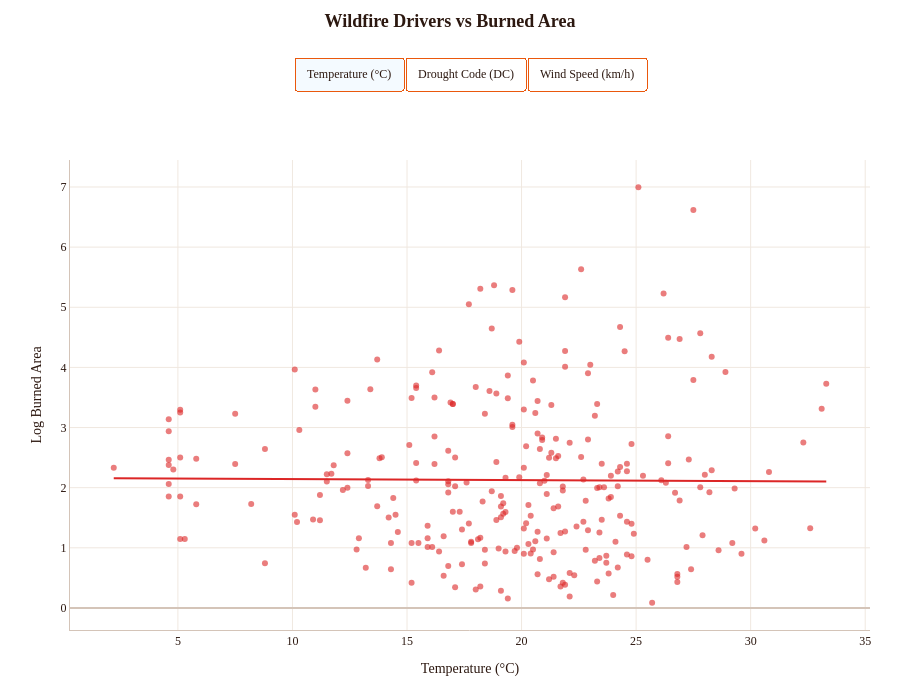

Notebook cell for this chart:
### Markdown cell above
# Visual 1 - Basic Scatter Plots

### Code cell
import plotly.graph_objects as go
import plotly.express as px

# Features
FEATURES = [
    ('temp', 'Temperature (°C)', '#DC2626'),
    ('DC',   'Drought Code (DC)', '#EA580C'),
    ('wind', 'Wind Speed (km/h)', '#F59E0B')
]

fig = go.Figure()


# Build traces
for i, (feat, label, color) in enumerate(FEATURES):

    scatter = px.scatter(
        df,
        x=feat,
        y='log_area',
        opacity=0.6,
        trendline='ols'
    )

    for t in scatter.data:
        t.visible = (i == 0)
        t.marker.color = color
        t.name = label
        fig.add_trace(t)

# Buttons
traces_per_feature = len(px.scatter(df, x='temp', y='log_area', trendline='ols').data)

buttons = []

for i, (feat, label, color) in enumerate(FEATURES):

    visibility = []

    for j in range(len(FEATURES)):
        visibility += [j == i] * traces_per_feature

    buttons.append(dict(
        label=label,
        method="update",
        args=[
            {"visible": visibility},
            {
                "title.text": f"<b>{label} vs Burned Area</b>",
                "title.font.color": "#2C1810",
                "xaxis.title.text": label,
                "xaxis.title.font.color": "#2C1810",
                "yaxis.title.text": "Log Burned Area",
                "yaxis.title.font.color": "#2C1810",
            }
        ]
    ))

# Layout 
fig.update_layout(
    title=dict(
        text="<b>Wildfire Drivers vs Burned Area</b>",
        x=0.5,
        y=0.98,
        font=dict(size=18)
    ),
    template="plotly_white",
    paper_bgcolor="white",
    plot_bgcolor="white",
    height=700,
    width=900,
    margin=dict(t=160, l=70, r=30, b=70),
    updatemenus=[dict(
        type="buttons",
        direction="right",
        x=0.5,
        y=1.22,
        xanchor="center",
        yanchor="top",
        buttons=buttons,
        bgcolor="white",
        bordercolor="#EA580C",
        font=dict(size=12, color="#2C1810")
    )],
    font=dict(family="Georgia, serif", size=12, color="#2C1810"),
    xaxis=dict(
        title=FEATURES[0][1],
        gridcolor="#F0E8E0",
        linecolor="#D4C4B8",
        zerolinecolor="#D4C4B8"
    ),
    yaxis=dict(
        title="Log Burned Area",
        gridcolor="#F0E8E0",
        linecolor="#D4C4B8",
        zerolinecolor="#D4C4B8"
    ),
    showlegend=False
)

### Figure 1 — Plotly figure (JSON) as saved in the notebook; plotly's stock layout.template omitted (floating-point values rounded to 4 significant figures; data arrays with more than 128 entries replaced by an {"elided": "..."} marker saying what was removed)
{"data": [{"hovertemplate": "temp=%{x}<br>log_area=%{y}<extra></extra>", "legendgroup": "", "marker": {"color": "#DC2626", "opacity": 0.6, "symbol": "circle"}, "mode": "markers", "name": "Temperature (°C)", "orientation": "v", "showlegend": false, "type": "scatter", "visible": true, "x": {"elided": "270 float values"}, "xaxis": "x", "y": {"elided": "270 float values"}, "yaxis": "y"}, {"hovertemplate": "<b>OLS trendline</b><br>log_area = -0.00177712 * temp + 2.16173<br>R<sup>2</sup>=0.000076<br><br>temp=%{x}<br>log_area=%{y} <b>(trend)</b><extra></extra>", "legendgroup": "", "marker": {"color": "#DC2626", "symbol": "circle"}, "mode": "lines", "name": "Temperature (°C)", "showlegend": false, "type": "scatter", "visible": true, "x": {"elided": "270 float values"}, "xaxis": "x", "y": {"elided": "270 float values"}, "yaxis": "y"}, {"hovertemplate": "DC=%{x}<br>log_area=%{y}<extra></extra>", "legendgroup": "", "marker": {"color": "#EA580C", "opacity": 0.6, "symbol": "circle"}, "mode": "markers", "name": "Drought Code (DC)", "orientation": "v", "showlegend": false, "type": "scatter", "visible": false, "x": {"elided": "270 float values"}, "xaxis": "x", "y": {"elided": "270 float values"}, "yaxis": "y"}, {"hovertemplate": "<b>OLS trendline</b><br>log_area = -9.07163e-05 * DC + 2.1792<br>R<sup>2</sup>=0.000275<br><br>DC=%{x}<br>log_area=%{y} <b>(trend)</b><extra></extra>", "legendgroup": "", "marker": {"color": "#EA580C", "symbol": "circle"}, "mode": "lines", "name": "Drought Code (DC)", "showlegend": false, "type": "scatter", "visible": false, "x": {"elided": "270 float values"}, "xaxis": "x", "y": {"elided": "270 float values"}, "yaxis": "y"}, {"hovertemplate": "wind=%{x}<br>log_area=%{y}<extra></extra>", "legendgroup": "", "marker": {"color": "#F59E0B", "opacity": 0.6, "symbol": "circle"}, "mode": "markers", "name": "Wind Speed (km/h)", "orientation": "v", "showlegend": false, "type": "scatter", "visible": false, "x": {"elided": "270 float values"}, "xaxis": "x", "y": {"elided": "270 float values"}, "yaxis": "y"}, {"hovertemplate": "<b>OLS trendline</b><br>log_area = 0.0332962 * wind + 1.99046<br>R<sup>2</sup>=0.002490<br><br>wind=%{x}<br>log_area=%{y} <b>(trend)</b><extra></extra>", "legendgroup": "", "marker": {"color": "#F59E0B", "symbol": "circle"}, "mode": "lines", "name": "Wind Speed (km/h)", "showlegend": false, "type": "scatter", "visible": false, "x": {"elided": "270 float values"}, "xaxis": "x", "y": {"elided": "270 float values"}, "yaxis": "y"}], "layout": {"font": {"color": "#2C1810", "family": "Georgia, serif", "size": 12}, "height": 700, "margin": {"b": 70, "l": 70, "r": 30, "t": 160}, "paper_bgcolor": "white", "plot_bgcolor": "white", "showlegend": false, "title": {"font": {"size": 18}, "text": "<b>Wildfire Drivers vs Burned Area</b>", "x": 0.5, "y": 0.98}, "updatemenus": [{"bgcolor": "white", "bordercolor": "#EA580C", "buttons": [{"args": [{"visible": [true, true, false, false, false, false]}, {"title.font.color": "#2C1810", "title.text": "<b>Temperature (°C) vs Burned Area</b>", "xaxis.title.font.color": "#2C1810", "xaxis.title.text": "Temperature (°C)", "yaxis.title.font.color": "#2C1810", "yaxis.title.text": "Log Burned Area"}], "label": "Temperature (°C)", "method": "update"}, {"args": [{"visible": [false, false, true, true, false, false]}, {"title.font.color": "#2C1810", "title.text": "<b>Drought Code (DC) vs Burned Area</b>", "xaxis.title.font.color": "#2C1810", "xaxis.title.text": "Drought Code (DC)", "yaxis.title.font.color": "#2C1810", "yaxis.title.text": "Log Burned Area"}], "label": "Drought Code (DC)", "method": "update"}, {"args": [{"visible": [false, false, false, false, true, true]}, {"title.font.color": "#2C1810", "title.text": "<b>Wind Speed (km/h) vs Burned Area</b>", "xaxis.title.font.color": "#2C1810", "xaxis.title.text": "Wind Speed (km/h)", "yaxis.title.font.color": "#2C1810", "yaxis.title.text": "Log Burned Area"}], "label": "Wind Speed (km/h)", "method": "update"}], "direction": "right", "font": {"color": "#2C1810", "size": 12}, "type": "buttons", "x": 0.5, "xanchor": "center", "y": 1.22, "yanchor": "top"}], "width": 900, "xaxis": {"autorange": true, "gridcolor": "#F0E8E0", "linecolor": "#D4C4B8", "range": [0.2904, 35.21], "title": {"text": "Temperature (°C)"}, "type": "linear", "zerolinecolor": "#D4C4B8"}, "yaxis": {"autorange": true, "gridcolor": "#F0E8E0", "linecolor": "#D4C4B8", "range": [-0.367, 7.449], "title": {"text": "Log Burned Area"}, "type": "linear", "zerolinecolor": "#D4C4B8"}}}
